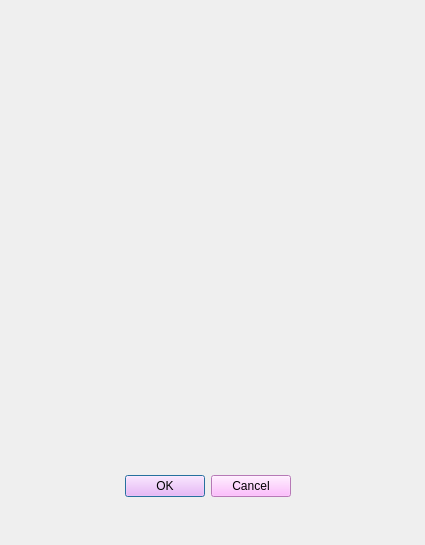
<?xml version="1.0" encoding="UTF-8"?>
<ui version="4.0">
 <class>Dialog</class>
 <widget class="QDialog" name="Dialog">
  <property name="geometry">
   <rect>
    <x>0</x>
    <y>0</y>
    <width>425</width>
    <height>545</height>
   </rect>
  </property>
  <property name="windowTitle">
   <string>Dialog</string>
  </property>
  <widget class="QDialogButtonBox" name="buttonBox">
   <property name="geometry">
    <rect>
     <x>-50</x>
     <y>470</y>
     <width>341</width>
     <height>32</height>
    </rect>
   </property>
   <property name="styleSheet">
    <string notr="true">background-color: rgb(255, 170, 255);</string>
   </property>
   <property name="orientation">
    <enum>Qt::Horizontal</enum>
   </property>
   <property name="standardButtons">
    <set>QDialogButtonBox::Cancel|QDialogButtonBox::Ok</set>
   </property>
  </widget>
 </widget>
 <resources/>
 <connections>
  <connection>
   <sender>buttonBox</sender>
   <signal>accepted()</signal>
   <receiver>Dialog</receiver>
   <slot>accept()</slot>
   <hints>
    <hint type="sourcelabel">
     <x>248</x>
     <y>254</y>
    </hint>
    <hint type="destinationlabel">
     <x>157</x>
     <y>274</y>
    </hint>
   </hints>
  </connection>
  <connection>
   <sender>buttonBox</sender>
   <signal>rejected()</signal>
   <receiver>Dialog</receiver>
   <slot>reject()</slot>
   <hints>
    <hint type="sourcelabel">
     <x>316</x>
     <y>260</y>
    </hint>
    <hint type="destinationlabel">
     <x>286</x>
     <y>274</y>
    </hint>
   </hints>
  </connection>
 </connections>
</ui>
